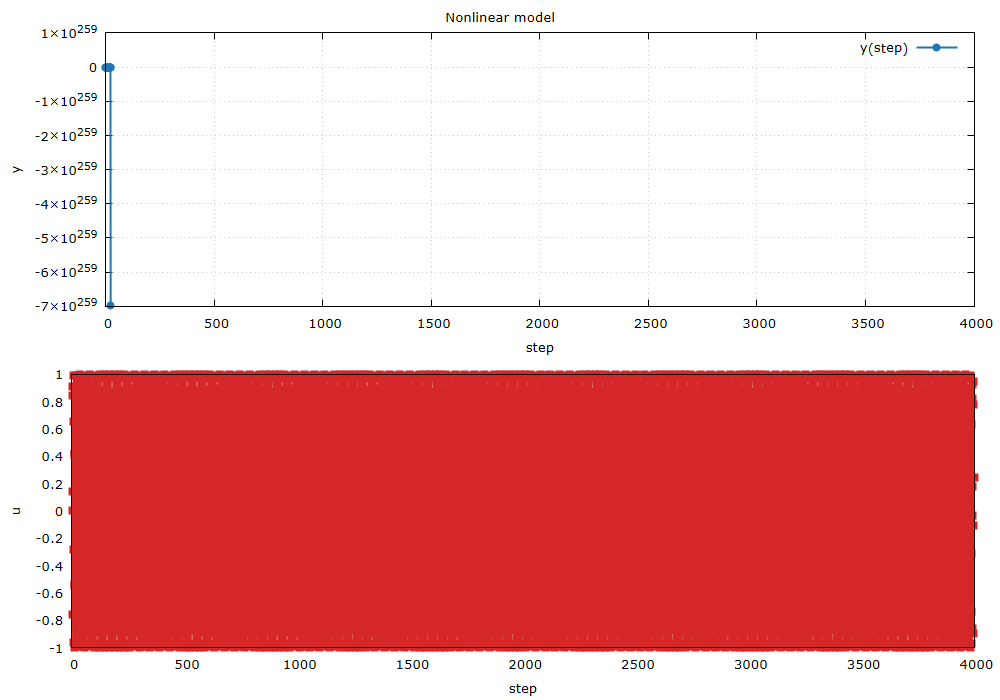

Recreate this plot in gnuplot.
set terminal pngcairo size 1000,700 enhanced font 'Verdana,10'
set output 'nonlinear_model.png'
set encoding utf8
set datafile separator ','
set datafile missing '-'
set grid
set multiplot layout 2,1 title 'Nonlinear model'
set xlabel 'step'
set ylabel 'y'
plot 'nonlinear_model.csv' every ::1 using 1:2 with linespoints lw 2 pt 7 lc rgb '#1f77b4' title 'y(step)'
set ylabel 'u'
plot 'nonlinear_model.csv' every ::1 using 1:3 with linespoints lw 2 pt 5 lc rgb '#d62728' title 'u(step)'
unset multiplot
